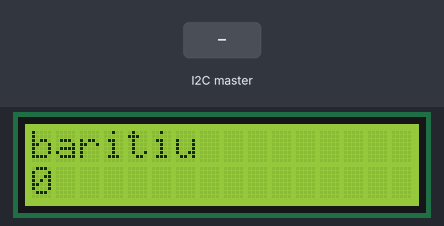
The sketch below on a simulated Arduino Uno, built with avr-gcc and run on an emulated ATmega328P. On the bench: 16×2 character LCD. The test bench sets the inputs (shaded band).

Above: at 1.2 s.
1.3 s: the I2C master sends the byte 1
At 2.5 s:
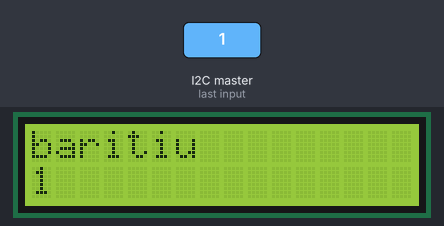
2.8 s: the I2C master sends the byte 2
At 3.8 s:
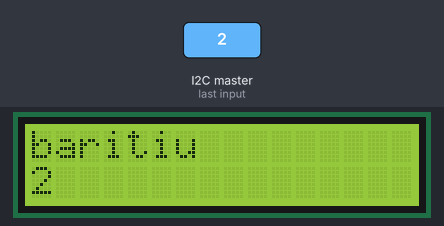
Timing chart, 0 to 5.8 s (numbered marks = the images above; inputs shaded):
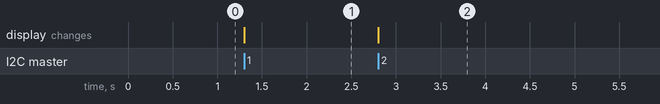

Measured:
- after the input at 1.3 s, the display: changes at once (image 1)
- after the input at 2.8 s, the display: changes at once (image 2)

The sketch:

lab52.ino
```cpp
#include <LiquidCrystal.h>
// include I2C library
#include <Wire.h>
int y = 0;
LiquidCrystal lcd(7, 6, 5, 4, 3, 2);
void setup() {
 // Start i2C slave at address 9
 Wire.begin(9);
 // attach a function to be called when we receive
 //something on the I2C bus
 Wire.onReceive(receiveEvent);
 lcd.begin(16,2);
 lcd.print("baritiu");
}
void receiveEvent(int bytes) {
 y = Wire.read(); //read I2C received character
}
void loop() {
 lcd.setCursor(0,1); // display received character
 lcd.print(y);
}
```
